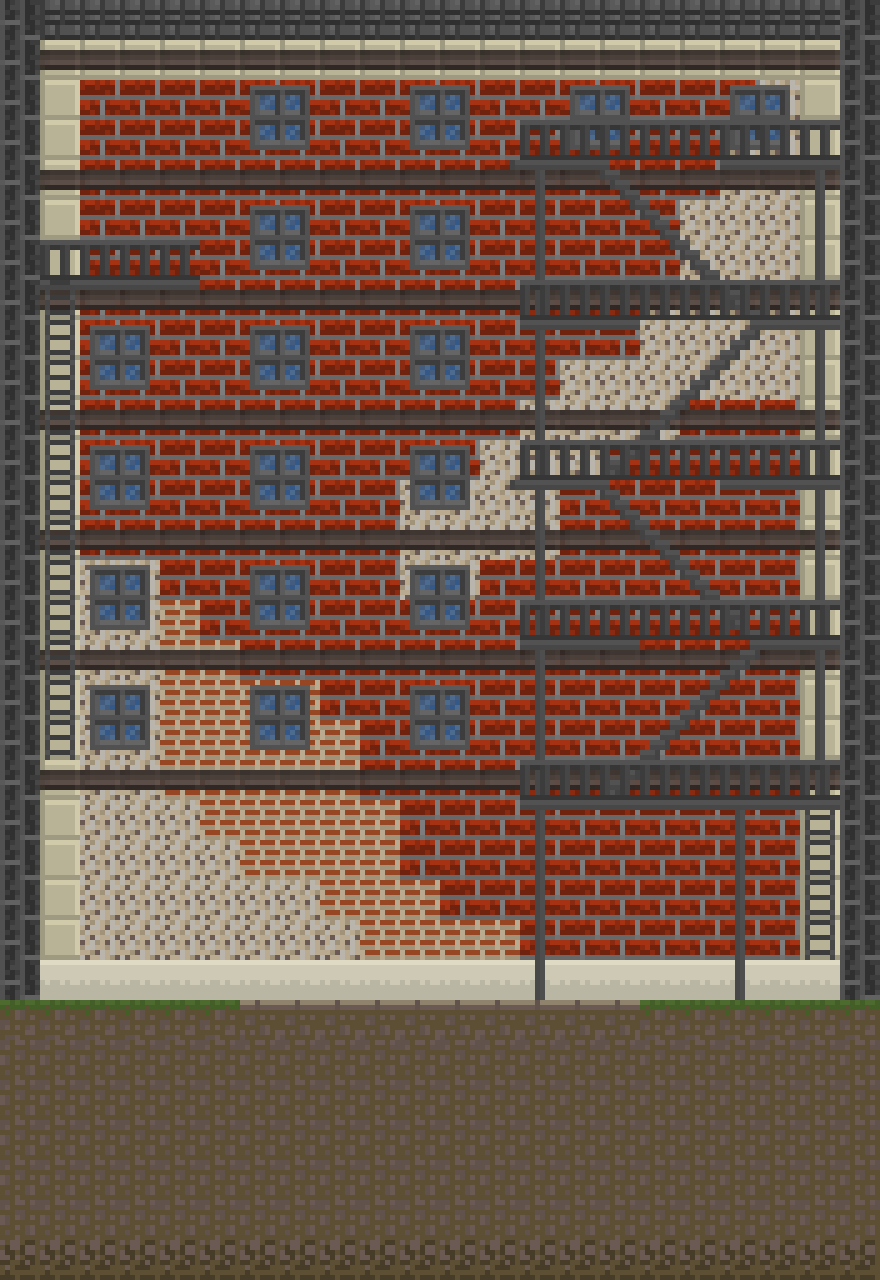

Tiled map render using the project's own tile images. Description and the map definition, with tile-layer contents summarised, below:
An orthogonal 22x32 tile map with 40x40 px tiles, 6 tile layers (bg, walls, subDecals, decals, ...) and 2 objects (2x door).

<map version="1.0" orientation="orthogonal" renderorder="left-up" width="22" height="32" tilewidth="40" tileheight="40" nextobjectid="22">
 <tileset firstgid="1" name="tilesetBig" tilewidth="40" tileheight="40">
  <image source="../assets/tilesetBig.png" width="640" height="640" />
 </tileset>
 <layer name="bg" width="22" height="32">
  <data>[704 cells, 640 non-empty, 1 distinct tile ids]</data>
 </layer>
 <layer name="walls" width="22" height="32">
  <data>[704 cells, 500 non-empty, 6 distinct tile ids]</data>
 </layer>
 <layer name="subDecals" width="22" height="32">
  <data>[704 cells, 160 non-empty, 2 distinct tile ids]</data>
 </layer>
 <objectgroup name="objectsLayer">
  <object id="20" name="room5" type="door" x="58.67" y="170.667" width="89.3333" height="110">
   <properties>
    <property name="destX" value="1000" />
    <property name="destY" value="760" />
    <property name="sprite" value="door" />
   </properties>
  </object>
  <object id="21" name="house" type="door" x="393.333" y="889" width="89.3333" height="110">
   <properties>
    <property name="destX" value="780" />
    <property name="destY" value="1000" />
    <property name="sprite" value="door" />
   </properties>
  </object>
 </objectgroup>
 <layer name="decals" width="22" height="32">
  <data>[704 cells, 155 non-empty, 12 distinct tile ids]</data>
 </layer>
 <layer name="layer" width="22" height="32">
  <data>[704 cells, 236 non-empty, 6 distinct tile ids]</data>
 </layer>
 <layer name="overlay" width="22" height="32">
  <data>[704 cells, 56 non-empty, 2 distinct tile ids]</data>
 </layer>
</map>
